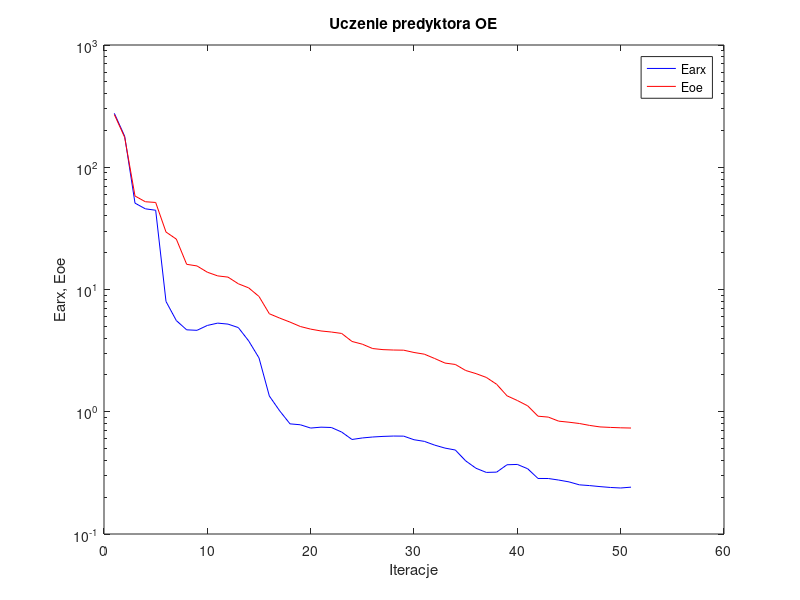
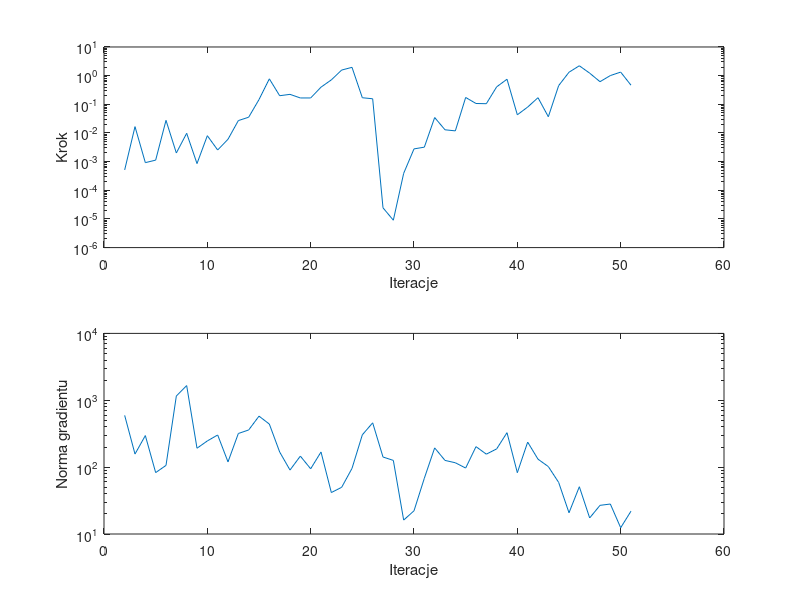

Write the MATLAB code that produced these figures, in order.
%uczenie predyktora oe
clear all;
n=0; farx(n+1)=2.761582e+002; foe(n+1)=2.699486e+002; wspucz(n+1)=0.000000e+000; ng(n+1)=0.000000e+000;
%odnowa zmiennej metryki
n=1; farx(n+1)=1.793594e+002; foe(n+1)=1.758093e+002; krok(n+1)=5.126539e-004; ng(n+1)=5.942350e+002;
n=2; farx(n+1)=5.087520e+001; foe(n+1)=5.818783e+001; krok(n+1)=1.661865e-002; ng(n+1)=1.569800e+002;
n=3; farx(n+1)=4.570932e+001; foe(n+1)=5.222731e+001; krok(n+1)=9.208067e-004; ng(n+1)=2.964167e+002;
n=4; farx(n+1)=4.449896e+001; foe(n+1)=5.152420e+001; krok(n+1)=1.127039e-003; ng(n+1)=8.281575e+001;
n=5; farx(n+1)=7.984567e+000; foe(n+1)=2.952632e+001; krok(n+1)=2.753789e-002; ng(n+1)=1.061461e+002;
n=6; farx(n+1)=5.568725e+000; foe(n+1)=2.582880e+001; krok(n+1)=2.000848e-003; ng(n+1)=1.157564e+003;
n=7; farx(n+1)=4.678616e+000; foe(n+1)=1.607122e+001; krok(n+1)=9.739153e-003; ng(n+1)=1.658203e+003;
n=8; farx(n+1)=4.636279e+000; foe(n+1)=1.558629e+001; krok(n+1)=8.540993e-004; ng(n+1)=1.917176e+002;
n=9; farx(n+1)=5.081458e+000; foe(n+1)=1.384965e+001; krok(n+1)=8.029022e-003; ng(n+1)=2.464287e+002;
n=10; farx(n+1)=5.309029e+000; foe(n+1)=1.292355e+001; krok(n+1)=2.543628e-003; ng(n+1)=3.025907e+002;
n=11; farx(n+1)=5.211095e+000; foe(n+1)=1.262784e+001; krok(n+1)=6.035177e-003; ng(n+1)=1.197502e+002;
n=12; farx(n+1)=4.880455e+000; foe(n+1)=1.113765e+001; krok(n+1)=2.702970e-002; ng(n+1)=3.184178e+002;
n=13; farx(n+1)=3.798377e+000; foe(n+1)=1.031341e+001; krok(n+1)=3.542231e-002; ng(n+1)=3.594702e+002;
n=14; farx(n+1)=2.756205e+000; foe(n+1)=8.770303e+000; krok(n+1)=1.463429e-001; ng(n+1)=5.787467e+002;
n=15; farx(n+1)=1.345360e+000; foe(n+1)=6.333377e+000; krok(n+1)=7.734497e-001; ng(n+1)=4.406926e+002;
n=16; farx(n+1)=1.017427e+000; foe(n+1)=5.837103e+000; krok(n+1)=1.992696e-001; ng(n+1)=1.683605e+002;
n=17; farx(n+1)=7.962021e-001; foe(n+1)=5.413225e+000; krok(n+1)=2.223238e-001; ng(n+1)=9.045352e+001;
n=18; farx(n+1)=7.825852e-001; foe(n+1)=4.981746e+000; krok(n+1)=1.664562e-001; ng(n+1)=1.461411e+002;
n=19; farx(n+1)=7.356199e-001; foe(n+1)=4.741260e+000; krok(n+1)=1.664220e-001; ng(n+1)=9.443341e+001;
n=20; farx(n+1)=7.480653e-001; foe(n+1)=4.579937e+000; krok(n+1)=3.963116e-001; ng(n+1)=1.684080e+002;
n=21; farx(n+1)=7.434133e-001; foe(n+1)=4.489533e+000; krok(n+1)=7.113726e-001; ng(n+1)=4.168608e+001;
n=22; farx(n+1)=6.822972e-001; foe(n+1)=4.370839e+000; krok(n+1)=1.566412e+000; ng(n+1)=4.992601e+001;
n=23; farx(n+1)=5.932838e-001; foe(n+1)=3.758720e+000; krok(n+1)=1.948980e+000; ng(n+1)=9.576364e+001;
n=24; farx(n+1)=6.104851e-001; foe(n+1)=3.570307e+000; krok(n+1)=1.694433e-001; ng(n+1)=3.043397e+002;
n=25; farx(n+1)=6.215344e-001; foe(n+1)=3.288331e+000; krok(n+1)=1.559050e-001; ng(n+1)=4.597044e+002;
%odnowa zmiennej metryki
n=26; farx(n+1)=6.286122e-001; foe(n+1)=3.222387e+000; krok(n+1)=2.444110e-005; ng(n+1)=1.416895e+002;
n=27; farx(n+1)=6.327501e-001; foe(n+1)=3.198821e+000; krok(n+1)=9.031324e-006; ng(n+1)=1.261216e+002;
n=28; farx(n+1)=6.318310e-001; foe(n+1)=3.189215e+000; krok(n+1)=3.902677e-004; ng(n+1)=1.615247e+001;
n=29; farx(n+1)=5.904009e-001; foe(n+1)=3.053815e+000; krok(n+1)=2.778799e-003; ng(n+1)=2.223418e+001;
n=30; farx(n+1)=5.724950e-001; foe(n+1)=2.957890e+000; krok(n+1)=3.195265e-003; ng(n+1)=6.819498e+001;
n=31; farx(n+1)=5.334237e-001; foe(n+1)=2.726394e+000; krok(n+1)=3.450322e-002; ng(n+1)=1.939987e+002;
n=32; farx(n+1)=5.043253e-001; foe(n+1)=2.501900e+000; krok(n+1)=1.290032e-002; ng(n+1)=1.260300e+002;
n=33; farx(n+1)=4.863826e-001; foe(n+1)=2.437007e+000; krok(n+1)=1.183052e-002; ng(n+1)=1.162517e+002;
n=34; farx(n+1)=3.965423e-001; foe(n+1)=2.175450e+000; krok(n+1)=1.732520e-001; ng(n+1)=9.685792e+001;
n=35; farx(n+1)=3.449508e-001; foe(n+1)=2.050868e+000; krok(n+1)=1.067078e-001; ng(n+1)=2.025704e+002;
n=36; farx(n+1)=3.190088e-001; foe(n+1)=1.908762e+000; krok(n+1)=1.048915e-001; ng(n+1)=1.562800e+002;
n=37; farx(n+1)=3.207553e-001; foe(n+1)=1.676957e+000; krok(n+1)=4.065930e-001; ng(n+1)=1.874251e+002;
n=38; farx(n+1)=3.684512e-001; foe(n+1)=1.350656e+000; krok(n+1)=7.491049e-001; ng(n+1)=3.274993e+002;
n=39; farx(n+1)=3.707334e-001; foe(n+1)=1.235876e+000; krok(n+1)=4.305393e-002; ng(n+1)=8.258326e+001;
n=40; farx(n+1)=3.418307e-001; foe(n+1)=1.118146e+000; krok(n+1)=8.005809e-002; ng(n+1)=2.368057e+002;
n=41; farx(n+1)=2.846854e-001; foe(n+1)=9.198548e-001; krok(n+1)=1.701816e-001; ng(n+1)=1.314649e+002;
n=42; farx(n+1)=2.844043e-001; foe(n+1)=9.040438e-001; krok(n+1)=3.678347e-002; ng(n+1)=1.019243e+002;
n=43; farx(n+1)=2.762886e-001; foe(n+1)=8.378351e-001; krok(n+1)=4.498732e-001; ng(n+1)=5.903887e+001;
n=44; farx(n+1)=2.668899e-001; foe(n+1)=8.211568e-001; krok(n+1)=1.315187e+000; ng(n+1)=2.077382e+001;
n=45; farx(n+1)=2.524793e-001; foe(n+1)=8.015832e-001; krok(n+1)=2.209742e+000; ng(n+1)=5.091149e+001;
n=46; farx(n+1)=2.488738e-001; foe(n+1)=7.730227e-001; krok(n+1)=1.221426e+000; ng(n+1)=1.738208e+001;
n=47; farx(n+1)=2.441805e-001; foe(n+1)=7.515410e-001; krok(n+1)=6.151726e-001; ng(n+1)=2.682506e+001;
n=48; farx(n+1)=2.402733e-001; foe(n+1)=7.446409e-001; krok(n+1)=1.006076e+000; ng(n+1)=2.807128e+001;
n=49; farx(n+1)=2.378927e-001; foe(n+1)=7.391331e-001; krok(n+1)=1.328755e+000; ng(n+1)=1.240604e+001;
n=50; farx(n+1)=2.416648e-001; foe(n+1)=7.359036e-001; krok(n+1)=4.635137e-001; ng(n+1)=2.195047e+001;

figure; semilogy(farx,'b'); hold on; semilogy(foe,'r'); xlabel('Iteracje'); ylabel('Earx, Eoe'); legend('Earx','Eoe'); title('Uczenie predyktora OE');
figure; subplot(2,1,1); semilogy(krok); xlabel('Iteracje'); ylabel('Krok');
subplot(2,1,2); semilogy(ng); xlabel('Iteracje'); ylabel('Norma gradientu');
Earx=farx(n+1)
Eoe=foe(n+1)
